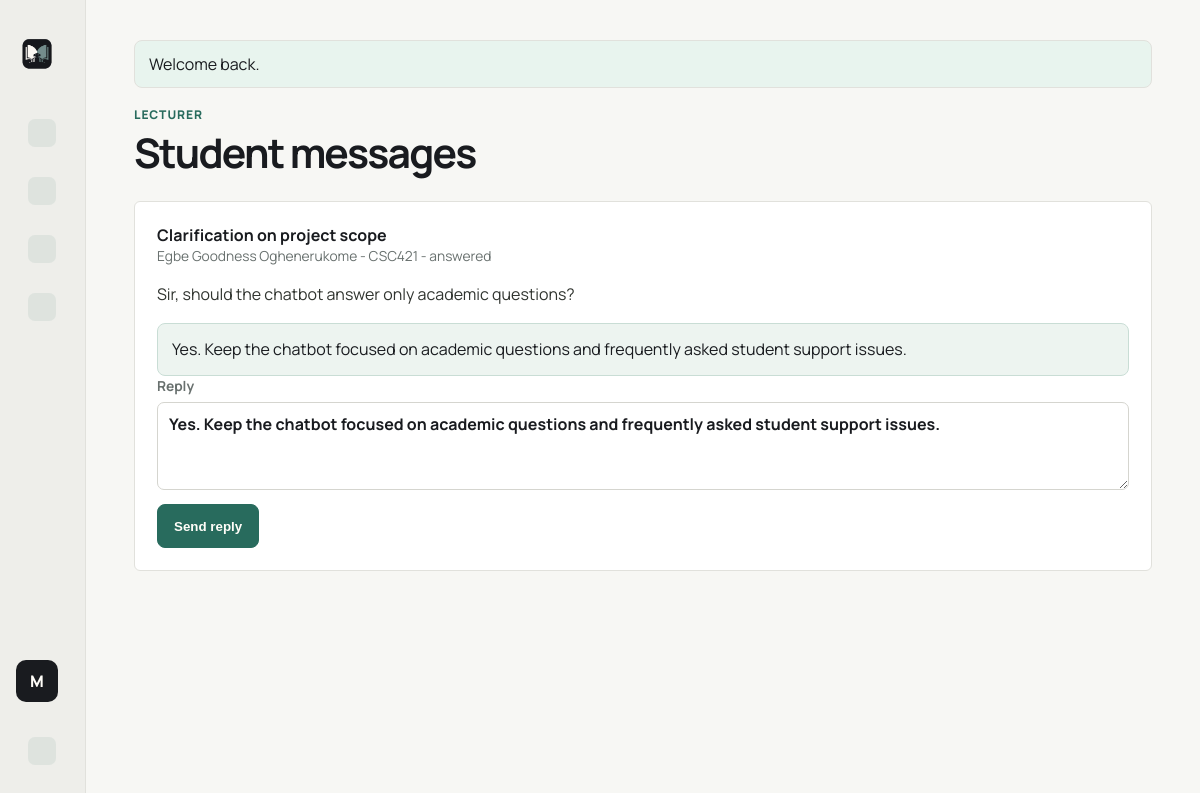
The app's page /index.php?route=lecturer/messages (signed in) with its own data.
### tables this page shows
CREATE TABLE users (
    id INT UNSIGNED AUTO_INCREMENT PRIMARY KEY,
    full_name VARCHAR(120) NOT NULL,
    email VARCHAR(150) NOT NULL UNIQUE,
    password_hash VARCHAR(255) NOT NULL,
    role ENUM('admin', 'lecturer', 'student') NOT NULL,
    matric_number VARCHAR(50) NULL,
    department VARCHAR(120) NULL,
    status ENUM('active', 'inactive') NOT NULL DEFAULT 'active',
    created_at TIMESTAMP NOT NULL DEFAULT CURRENT_TIMESTAMP,
    updated_at TIMESTAMP NOT NULL DEFAULT CURRENT_TIMESTAMP ON UPDATE CURRENT_TIMESTAMP
);

CREATE TABLE messages (
    id INT UNSIGNED AUTO_INCREMENT PRIMARY KEY,
    student_id INT UNSIGNED NOT NULL,
    lecturer_id INT UNSIGNED NOT NULL,
    course_id INT UNSIGNED NULL,
    subject VARCHAR(180) NOT NULL,
    body TEXT NOT NULL,
    reply TEXT NULL,
    status ENUM('open', 'answered') NOT NULL DEFAULT 'open',
    created_at TIMESTAMP NOT NULL DEFAULT CURRENT_TIMESTAMP,
    replied_at TIMESTAMP NULL,
    CONSTRAINT fk_messages_student
        FOREIGN KEY (student_id) REFERENCES users(id)
        ON DELETE CASCADE,
    CONSTRAINT fk_messages_lecturer
        FOREIGN KEY (lecturer_id) REFERENCES users(id)
        ON DELETE CASCADE,
    CONSTRAINT fk_messages_course
        FOREIGN KEY (course_id) REFERENCES courses(id)
        ON DELETE SET NULL
);

CREATE TABLE courses (
    id INT UNSIGNED AUTO_INCREMENT PRIMARY KEY,
    code VARCHAR(20) NOT NULL UNIQUE,
    title VARCHAR(160) NOT NULL,
    lecturer_id INT UNSIGNED NULL,
    description TEXT NULL,
    created_at TIMESTAMP NOT NULL DEFAULT CURRENT_TIMESTAMP,
    updated_at TIMESTAMP NOT NULL DEFAULT CURRENT_TIMESTAMP ON UPDATE CURRENT_TIMESTAMP,
    CONSTRAINT fk_courses_lecturer
        FOREIGN KEY (lecturer_id) REFERENCES users(id)
        ON DELETE SET NULL
);

### app/Core/Controller.php (called while the page is built, shortened)
<?php
class Controller
{
    protected function render(string $view, array $data = [], string $layout = 'layout'): void
    {
        extract($data);
        $layoutPath = dirname(__DIR__) . '/Views/' . $layout . '.php';
        require $layoutPath;
    }
}

### app/Controllers/LecturerController.php (called while the page is built, shortened)
<?php
class LecturerController extends Controller
{
    public function messages(): void
    {
        $user = Auth::requireRole(['lecturer']);
        $this->render('dashboard/lecturer_messages', [
            'title' => 'Student messages',
            'messages' => Message::forLecturer((int) $user['id']),
        ]);
    }
}

### public/index.php (called while the page is built, shortened)
<?php
$route = $_GET['route'] ?? 'home';
$routes = [
    'home' => [HomeController::class, 'index'],
    'login' => [AuthController::class, 'login'],
    'login.attempt' => [AuthController::class, 'attempt'],
    'logout' => [AuthController::class, 'logout'],
    'dashboard' => [DashboardController::class, 'index'],
    'admin/users' => [AdminController::class, 'users'],
    'admin/courses' => [AdminController::class, 'courses'],
    'admin/faqs' => [AdminController::class, 'faqs'],
    'materials' => [MaterialController::class, 'index'],
    'lecturer/announcements' => [LecturerController::class, 'announcements'],
    'lecturer/messages' => [LecturerController::class, 'messages'],
    'student/messages' => [StudentController::class, 'messages'],
    'student/chatbot' => [StudentController::class, 'chatbot'],
];
[$controllerClass, $method] = $routes[$route];
(new $controllerClass())->$method();

### app/helpers.php (called while the page is built, shortened)
<?php
function url(string $route = '', array $params = []): string
{
    $query = array_merge(['route' => $route], $params);
    return 'index.php' . ($query ? '?' . http_build_query($query) : '');
}
function asset(string $path): string
{
    return 'assets/' . ltrim($path, '/');
}
function e(?string $value): string
{
    return htmlspecialchars((string) $value, ENT_QUOTES, 'UTF-8');
}
function flash(string $key, ?string $message = null): ?string
{
    $value = $_SESSION['_flash'][$key] ?? null;
    return $value;
}

### app/Core/Database.php (called while the page is built, shortened)
<?php
class Database
{
    private static ?PDO $pdo = null;
    public static function connection(): PDO
    {
        if (self::$pdo !== null) {
            return self::$pdo;
        }
        $config = require dirname(__DIR__, 2) . '/config/database.php';
        $dsn = sprintf(
            'mysql:host=%s;port=%s;dbname=%s;charset=%s',
            $config['host'],
            $config['port'] ?? 3306,
            $config['database'],
            $config['charset']
        );
        try {
            self::$pdo = new PDO($dsn, $config['username'], $config['password'], [
                PDO::ATTR_ERRMODE => PDO::ERRMODE_EXCEPTION,
                PDO::ATTR_DEFAULT_FETCH_MODE => PDO::FETCH_ASSOC,
                PDO::ATTR_EMULATE_PREPARES => false,
            ]);
        } catch (PDOException $exception) {
            http_response_code(500);
            exit('Database connection failed. Check config/database.php and make sure MySQL is running.');
        }
        return self::$pdo;
    }
}

### app/Models/User.php (called while the page is built, shortened)
<?php
class User
{
    public static function find(int $id): ?array
    {
        $stmt = Database::connection()->prepare('SELECT * FROM users WHERE id = ? LIMIT 1');
        $stmt->execute([$id]);
        return $stmt->fetch() ?: null;
    }
}

### app/Core/Auth.php (called while the page is built, shortened)
<?php
class Auth
{
    public static function user(): ?array
    {
        return User::find((int) $_SESSION['user_id']);
    }
}

### app/Models/Message.php (called while the page is built, shortened)
<?php
class Message
{
    public static function forLecturer(int $lecturerId): array
    {
        $stmt = Database::connection()->prepare(
            'SELECT messages.*, users.full_name AS student_name, users.email AS student_email, courses.code AS course_code
             FROM messages
             JOIN users ON users.id = messages.student_id
             LEFT JOIN courses ON courses.id = messages.course_id
             WHERE messages.lecturer_id = ?
             ORDER BY messages.created_at DESC'
        );
        $stmt->execute([$lecturerId]);
        return $stmt->fetchAll();
    }
}

### app/Views/dashboard/lecturer_messages.php (the view, shortened to what this page needs)
<header class="page-header">
    <div>
        <p class="eyebrow">Lecturer</p>
        <h1>Student messages</h1>
    </div>
</header>
<section class="message-stack">
    <?php foreach ($messages as $message): ?>
        <article class="panel message-card">
            <div class="message-head">
                <div>
                    <strong><?= e($message['subject']) ?></strong>
                    <span><?= e($message['student_name']) ?> - <?= e($message['course_code'] ?? 'General') ?> - <?= e($message['status']) ?></span>
                </div>
            </div>
            <p><?= e($message['body']) ?></p>
            <?php if ($message['reply']): ?>
                <div class="reply-box"><?= e($message['reply']) ?></div>
            <?php endif; ?>
            <form method="post">
                <label><span>Reply</span><textarea name="reply" rows="3" required><?= e($message['reply']) ?></textarea></label>
                <button class="btn primary" type="submit">Send reply</button>
            </form>
        </article>
    <?php endforeach; ?>
</section>

### app/Views/layout.php (shortened to what this page needs)
<?php
$currentUser = Auth::user();
if (!function_exists('ui_icon')) {
    function ui_icon(string $name): string
    {
        $icons = [
            'dashboard' => '<svg viewBox="0 0 24 24" aria-hidden="true"><path d="M4 13h7V4H4v9Zm9 7h7V4h-7v16ZM4 20h7v-5H4v5Z"/></svg>',
            'users' => '<svg viewBox="0 0 24 24" aria-hidden="true"><path d="M8 11a4 4 0 1 0 0-8 4 4 0 0 0 0 8Zm8.5 1a3.5 3.5 0 1 0 0-7 3.5 3.5 0 0 0 0 7ZM2.5 20c.7-4 3-6 5.5-6s4.8 2 5.5 6h-11Zm11.5 0c.4-2 1.2-3.6 2.3-4.7 2.2.2 4.1 1.9 4.7 4.7h-7Z"/></svg>',
            'courses' => '<svg viewBox="0 0 24 24" aria-hidden="true"><path d="M5 4h11a3 3 0 0 1 3 3v13H7a3 3 0 0 1-3-3V5a1 1 0 0 1 1-1Zm2 13h10V7a1 1 0 0 0-1-1H6v11a1 1 0 0 0 1 1Zm1-8h7v2H8V9Zm0 4h6v2H8v-2Z"/></svg>',
            'faq' => '<svg viewBox="0 0 24 24" aria-hidden="true"><path d="M12 3a9 9 0 1 0 9 9 9 9 0 0 0-9-9Zm0 14a1.2 1.2 0 1 1 1.2-1.2A1.2 1.2 0 0 1 12 17Zm1-4h-2v-.8c0-1.1.7-1.7 1.5-2.2.7-.5 1.2-.8 1.2-1.5 0-.8-.6-1.3-1.6-1.3-1 0-1.7.5-2.4 1.3L8.4 7.2A4.5 4.5 0 0 1 12.2 5c2.2 0 3.8 1.2 3.8 3.2 0 1.7-1 2.5-1.9 3.1-.7.5-1.1.8-1.1 1.5v.2Z"/></svg>',
            'announcements' => '<svg viewBox="0 0 24 24" aria-hidden="true"><path d="M4 10v4h3l7 4V6l-7 4H4Zm13.5-2.5-1.4 1.4A4.3 4.3 0 0 1 18 12c0 1.2-.5 2.3-1.3 3.1l1.4 1.4A6.3 6.3 0 0 0 20 12c0-1.7-.7-3.3-2.5-4.5Z"/></svg>',
            'materials' => '<svg viewBox="0 0 24 24" aria-hidden="true"><path d="M5 3h12a3 3 0 0 1 3 3v15H7a3 3 0 0 1-3-3V4a1 1 0 0 1 1-1Zm2 14a1 1 0 0 0 1 1h10V6a1 1 0 0 0-1-1H6v12h1Zm2-9h7v2H9V8Zm0 4h6v2H9v-2Z"/></svg>',
            'messages' => '<svg viewBox="0 0 24 24" aria-hidden="true"><path d="M4 5h16a2 2 0 0 1 2 2v9a2 2 0 0 1-2 2H9l-5 4v-4H4a2 2 0 0 1-2-2V7a2 2 0 0 1 2-2Zm2 4v2h12V9H6Zm0 4v2h8v-2H6Z"/></svg>',
            'chatbot' => '<svg viewBox="0 0 24 24" aria-hidden="true"><path d="M11 2h2v3h4a3 3 0 0 1 3 3v7a3 3 0 0 1-3 3h-1.5L12 22l-3.5-4H7a3 3 0 0 1-3-3V8a3 3 0 0 1 3-3h4V2Zm-4 8.5A1.5 1.5 0 1 0 8.5 9 1.5 1.5 0 0 0 7 10.5Zm8.5 0A1.5 1.5 0 1 0 17 9a1.5 1.5 0 0 0-1.5 1.5ZM9 14v2h6v-2H9Z"/></svg>',
            'logout' => '<svg viewBox="0 0 24 24" aria-hidden="true"><path d="M4 3h9v2H6v14h7v2H4V3Zm11.6 4.4L20.2 12l-4.6 4.6-1.4-1.4 2.2-2.2H10v-2h6.4l-2.2-2.2 1.4-1.4Z"/></svg>',
        ];
        return $icons[$name] ?? '';
    }
}
?>
<!doctype html>
<html lang="en">
<head>
    <link rel="stylesheet" href="<?= e(asset('css/style.css')) ?>">
</head>
<body>
<div class="app-shell">
    <aside class="sidebar" id="dashboardSidebar">
        <a class="brand" href="<?= e(url('dashboard')) ?>">
            <img class="brand-logo" src="<?= e(asset('img/classbridge-logo.png')) ?>" alt="ClassBridge">
        </a>
        <?php if ($currentUser): ?>
            <nav class="nav">
                <a href="<?= e(url('dashboard')) ?>"><span class="nav-icon"><?= ui_icon('dashboard') ?></span><span class="sidebar-text">Dashboard</span></a>
                <?php if ($currentUser['role'] === 'admin'): ?>
                    <a href="<?= e(url('admin/users')) ?>"><span class="nav-icon"><?= ui_icon('users') ?></span><span class="sidebar-text">Users</span></a>
                    <a href="<?= e(url('admin/courses')) ?>"><span class="nav-icon"><?= ui_icon('courses') ?></span><span class="sidebar-text">Courses</span></a>
                    <a href="<?= e(url('admin/faqs')) ?>"><span class="nav-icon"><?= ui_icon('faq') ?></span><span class="sidebar-text">Chatbot FAQ</span></a>
                    <a href="<?= e(url('materials')) ?>"><span class="nav-icon"><?= ui_icon('materials') ?></span><span class="sidebar-text">Materials</span></a>
                    <a href="<?= e(url('lecturer/announcements')) ?>"><span class="nav-icon"><?= ui_icon('announcements') ?></span><span class="sidebar-text">Announcements</span></a>
                <?php elseif ($currentUser['role'] === 'lecturer'): ?>
                    <a href="<?= e(url('lecturer/messages')) ?>"><span class="nav-icon"><?= ui_icon('messages') ?></span><span class="sidebar-text">Student Messages</span></a>
                    <a href="<?= e(url('materials')) ?>"><span class="nav-icon"><?= ui_icon('materials') ?></span><span class="sidebar-text">Materials</span></a>
                    <a href="<?= e(url('lecturer/announcements')) ?>"><span class="nav-icon"><?= ui_icon('announcements') ?></span><span class="sidebar-text">Announcements</span></a>
                <?php endif; ?>
            </nav>
            <div class="profile-block">
                <span class="avatar"><?= e(strtoupper(substr($currentUser['full_name'], 0, 1))) ?></span>
            </div>
            <a class="logout" href="<?= e(url('logout')) ?>"><span class="nav-icon"><?= ui_icon('logout') ?></span><span class="sidebar-text">Sign out</span></a>
        <?php endif; ?>
    </aside>
    <main class="main">
        <?php if ($message = flash('success')): ?>
            <div class="notice success"><?= e($message) ?></div>
        <?php endif; ?>
        <?php require $viewPath; ?>
    </main>
</div>
</body>
</html>

### public/assets/css/style.css (style rules this page uses)
:root { --bg: #f7f7f4; --panel: #ffffff; --text: #191b1f; --muted: #68706e; --line: #e1e1dc; --accent: #286b5d; --accent-dark: #20564b; --danger: #9b2f2f; --success-bg: #e8f4ee; --error-bg: #f7e8e8; --shadow: 0 20px 50px rgba(25, 27, 31, 0.05); --sidebar-collapsed: 86px; --sidebar-expanded: 280px; }
* { box-sizing: border-box; }
body { margin: 0; min-height: 100dvh; color: var(--text); background: var(--bg); font-family: "Manrope", "Geist", "Segoe UI", Arial, sans-serif; }
a { color: inherit; text-decoration: none; }
.app-shell { display: grid; grid-template-columns: var(--sidebar-collapsed) minmax(0, 1fr); min-height: 100dvh; }
.sidebar { position: sticky; top: 0; height: 100dvh; width: var(--sidebar-collapsed); padding: 24px 16px; background: #eeeeea; border-right: 1px solid var(--line); display: flex; flex-direction: column; gap: 24px; overflow: hidden; transition: width 220ms ease, padding 220ms ease; z-index: 20; }
.brand { display: flex; gap: 12px; align-items: center; min-width: 220px; }
.brand-logo, .brand-mark, .avatar { width: 42px; height: 42px; display: inline-grid; place-items: center; border-radius: 10px; background: var(--text); color: #fffdf8; font-weight: 800; }
.brand-logo { flex: 0 0 42px; object-fit: contain; background: transparent; }
.brand small, .profile-block small, .list-item span, .message-card span, .announcement span { display: block; color: var(--muted); font-size: 0.86rem; }
.nav { display: grid; gap: 8px; }
.nav a, .logout { display: flex; align-items: center; gap: 12px; padding: 11px 12px; border-radius: 8px; color: #30342f; transition: background 160ms ease, transform 160ms ease; white-space: nowrap; }
.profile-block { margin-top: auto; display: flex; align-items: center; gap: 12px; min-width: 220px; }
.main { width: min(1120px, calc(100vw - 126px)); margin: 0 auto; padding: 40px 28px 60px; }
.nav-icon { width: 28px; height: 28px; flex: 0 0 28px; border-radius: 7px; display: inline-grid; place-items: center; color: var(--accent); background: rgba(40, 107, 93, 0.08); font-size: 0.78rem; font-weight: 800; }
.page-header { display: flex; justify-content: space-between; align-items: flex-start; gap: 18px; margin-bottom: 26px; }
.eyebrow { margin: 0 0 8px; color: var(--accent); font-weight: 800; letter-spacing: 0.08em; text-transform: uppercase; font-size: 0.75rem; }
h1, h2 { margin: 0; line-height: 1.08; }
h1 { font-size: clamp(2.1rem, 3.4vw, 4.1rem); max-width: 980px; letter-spacing: -0.045em; }
.panel, .metric { background: var(--panel); border: 1px solid var(--line); border-radius: 6px; box-shadow: none; }
.panel { padding: 22px; margin-bottom: 22px; }
form { margin: 0; }
label { display: grid; gap: 7px; margin-bottom: 14px; font-weight: 700; }
label span { font-size: 0.88rem; }
input, select, textarea { width: 100%; min-height: 44px; border: 1px solid #d5d5cf; border-radius: 7px; padding: 10px 11px; font: inherit; color: var(--text); background: #ffffff; }
textarea { resize: vertical; }
.btn { display: inline-flex; align-items: center; justify-content: center; min-height: 44px; padding: 10px 16px; border: 1px solid var(--line); border-radius: 8px; background: #fffefa; color: var(--text); cursor: pointer; font-weight: 800; transition: transform 160ms ease, background 160ms ease; }
.btn.primary { background: var(--accent); border-color: var(--accent); color: #fffdf8; }
.notice { padding: 12px 14px; border-radius: 8px; margin-bottom: 18px; border: 1px solid var(--line); }
.notice.success { background: var(--success-bg); }
.message-stack { display: grid; gap: 18px; }
.message-card p, .announcement p { color: #30342f; line-height: 1.65; }
.reply-box, .bot-bubble, .user-bubble { padding: 13px 14px; border-radius: 8px; line-height: 1.55; will-change: transform, opacity; }
.reply-box, .bot-bubble { background: #edf4f0; border: 1px solid #c9ddd5; }

### records on screen
users: full_name "M"
messages: subject "Clarification on project scope", student.full_name "Egbe Goodness Oghenerukome", course.code "CSC421", status "answered", body "Sir, should the chatbot answer only academic questions?", reply "Yes. Keep the chatbot focused on academic questions and frequently asked student support issues."

### other values on screen
$message "Welcome back."
